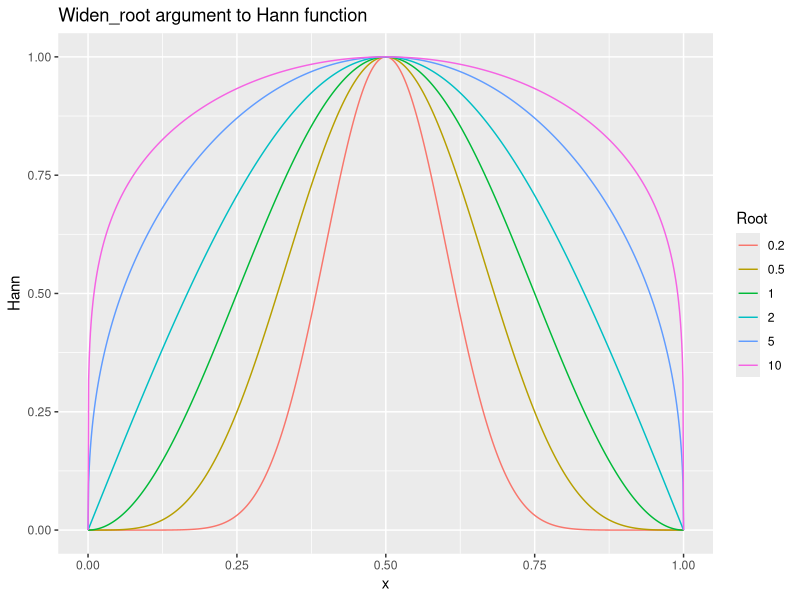
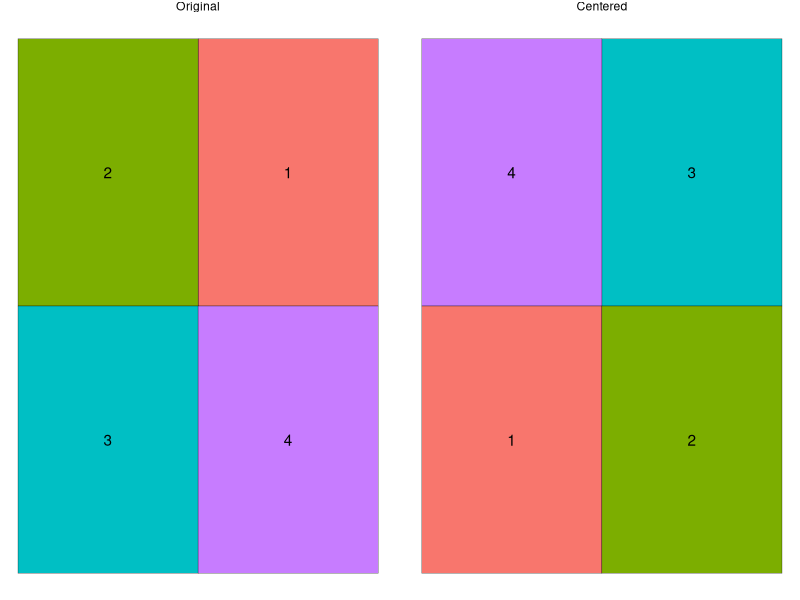

These figures' R source, in order:
## ---- chunk 1
library(tidyverse)
fun <- function(y, x = 0:1000) {
  data.frame(x = x/max(x), y = y, Hann = (.5 * (1 - cos(2*pi*(x)/max(x)))) ^ (1/y))
}

purrr::map_df(c(.2, .5, 1, 2, 5, 10), fun) %>%
  ggplot(aes(x = x, y = Hann, color = factor(y))) + 
  geom_line() + 
  scale_color_discrete("Root") + 
  ggtitle("Widen_root argument to Hann function")

## ---- chunk 2
centering_op <- bind_rows(
  data.frame(type = "Original", x = .5*c(1, -1, -1, 1), y = .5*c(1, 1, -1, -1), label = 1:4),
  data.frame(type = "Centered", x = .5*c(1, -1, -1, 1), y = .5*c(1, 1, -1, -1), label = c(3, 4, 1, 2))) %>%
  mutate(type = factor(type, levels = c("Original", "Centered"), ordered = T))

ggplot(centering_op, aes(x = x, y = y, fill = factor(label))) + 
  geom_tile(color = "black") + 
  geom_text(aes(label = label)) + 
  scale_fill_discrete(guide = F) + 
  facet_wrap(~type) + 
  theme_void()
